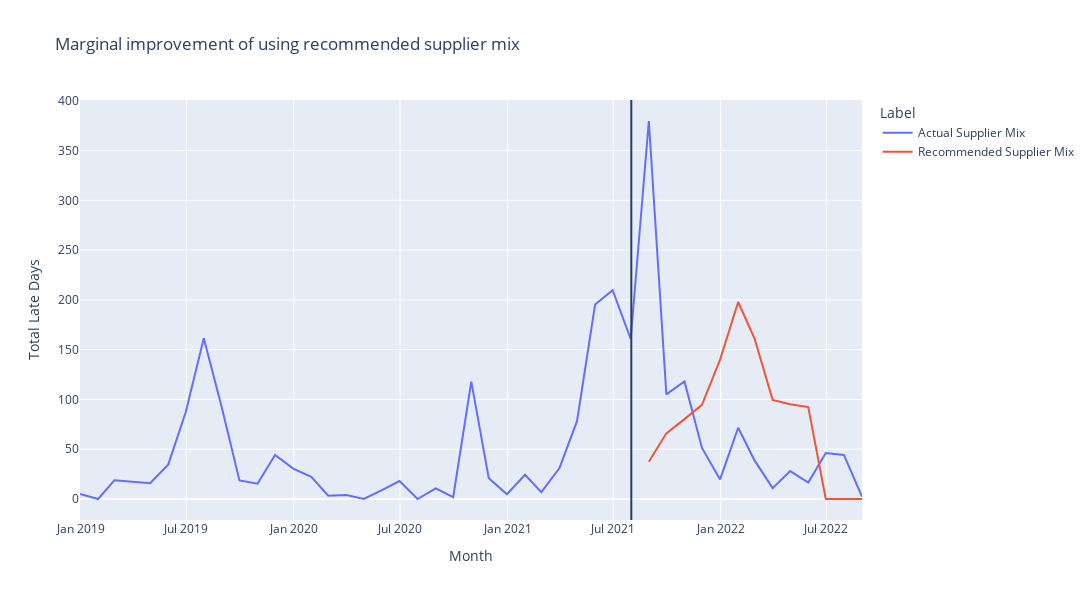

Notebook code cell kept with this figure:
### Code cell
valid_fig

### Figure 1 — Plotly figure (JSON) as saved in the notebook; plotly's stock layout.template omitted (floating-point values rounded to 4 significant figures)
{"data": [{"hovertemplate": "Label=Actual Supplier Mix<br>Month=%{x}<br>Total Late Days=%{y}<extra></extra>", "legendgroup": "Actual Supplier Mix", "line": {"color": "#636efa", "dash": "solid"}, "marker": {"symbol": "circle"}, "mode": "lines", "name": "Actual Supplier Mix", "orientation": "v", "showlegend": true, "x": ["2018-12-31T00:00:00", "2019-01-31T00:00:00", "2019-02-28T00:00:00", "2019-03-31T00:00:00", "2019-04-30T00:00:00", "2019-05-31T00:00:00", "2019-06-30T00:00:00", "2019-07-31T00:00:00", "2019-08-31T00:00:00", "2019-09-30T00:00:00", "2019-10-31T00:00:00", "2019-11-30T00:00:00", "2019-12-31T00:00:00", "2020-01-31T00:00:00", "2020-02-29T00:00:00", "2020-03-31T00:00:00", "2020-04-30T00:00:00", "2020-05-31T00:00:00", "2020-06-30T00:00:00", "2020-07-31T00:00:00", "2020-08-31T00:00:00", "2020-09-30T00:00:00", "2020-10-31T00:00:00", "2020-11-30T00:00:00", "2020-12-31T00:00:00", "2021-01-31T00:00:00", "2021-02-28T00:00:00", "2021-03-31T00:00:00", "2021-04-30T00:00:00", "2021-05-31T00:00:00", "2021-06-30T00:00:00", "2021-07-31T00:00:00", "2021-08-31T00:00:00", "2021-09-30T00:00:00", "2021-10-31T00:00:00", "2021-11-30T00:00:00", "2021-12-31T00:00:00", "2022-01-31T00:00:00", "2022-02-28T00:00:00", "2022-03-31T00:00:00", "2022-04-30T00:00:00", "2022-05-31T00:00:00", "2022-06-30T00:00:00", "2022-07-31T00:00:00", "2022-08-31T00:00:00"], "xaxis": "x", "y": [5.0, 0.0, 18.9, 17.6, 15.83, 34.53, 87.12, 161.5, 91.43, 18.63, 15.37, 44.24, 30.51, 22.3, 3.259, 4.043, 0.0, 8.852, 18.0, 0.0, 10.65, 1.754, 117.8, 20.76, 4.722, 24.36, 6.884, 31.02, 78.21, 195.4, 209.8, 160.7, 379.7, 105.1, 118.0, 51.26, 19.69, 71.6, 38.76, 10.91, 28.0, 16.5, 46.18, 44.29, 2.523], "yaxis": "y", "type": "scatter"}, {"hovertemplate": "Label=Recommended Supplier Mix<br>Month=%{x}<br>Total Late Days=%{y}<extra></extra>", "legendgroup": "Recommended Supplier Mix", "line": {"color": "#EF553B", "dash": "solid"}, "marker": {"symbol": "circle"}, "mode": "lines", "name": "Recommended Supplier Mix", "orientation": "v", "showlegend": true, "x": ["2021-08-31T00:00:00", "2021-09-30T00:00:00", "2021-10-31T00:00:00", "2021-11-30T00:00:00", "2021-12-31T00:00:00", "2022-01-31T00:00:00", "2022-02-28T00:00:00", "2022-03-31T00:00:00", "2022-04-30T00:00:00", "2022-05-31T00:00:00", "2022-06-30T00:00:00", "2022-07-31T00:00:00", "2022-08-31T00:00:00"], "xaxis": "x", "y": [37.33, 65.96, 80.27, 94.58, 140.0, 197.9, 161.2, 99.56, 95.2, 92.4, 0.0, 0.0, 0.0], "yaxis": "y", "type": "scatter"}], "layout": {"xaxis": {"anchor": "y", "domain": [0.0, 1.0], "title": {"text": "Month"}}, "yaxis": {"anchor": "x", "domain": [0.0, 1.0], "title": {"text": "Total Late Days"}}, "legend": {"title": {"text": "Label"}, "tracegroupgap": 0}, "title": {"text": "Marginal improvement of using recommended supplier mix"}, "width": 1200, "height": 600, "shapes": [{"type": "line", "x0": "2021-08-01T00:00:00", "x1": "2021-08-01T00:00:00", "xref": "x", "y0": 0, "y1": 1, "yref": "y domain"}]}}
